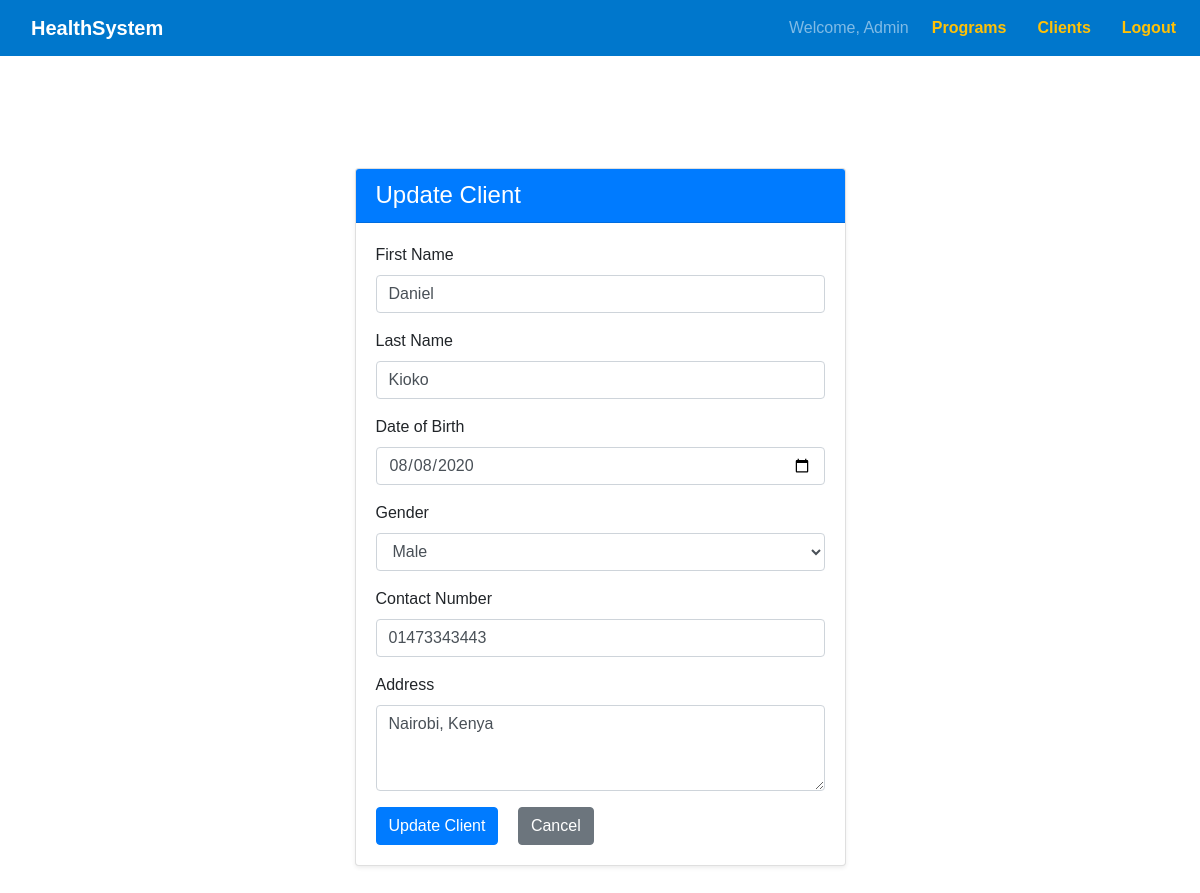
The app's page /clients/edit/2/ (signed in) with its own data.
### health/models.py (models this page shows, shortened)
class Client(models.Model):
    first_name = models.CharField(max_length=100)
    last_name = models.CharField(max_length=100)
    date_of_birth = models.DateField()
    gender_choices = [('M', 'Male'), ('F', 'Female'), ('O', 'Other')]
    gender = models.CharField(max_length=1, choices=gender_choices)
    contact_number = models.CharField(max_length=15, blank=True)
    address = models.TextField(blank=True)
    created_at = models.DateTimeField(auto_now_add=True)
    enrolled_programs = models.ManyToManyField(HealthProgram, blank=True)

### health/views.py (the view)
# urls.py: path('clients/edit/<int:client_id>/', views.edit_client, name='edit_client'),
@login_required
def edit_client(request, client_id):
    client = get_object_or_404(Client, id=client_id)
    if request.method == 'POST':
        form = ClientForm(request.POST, instance=client)
        if form.is_valid():
            form.save()
            return redirect('client_list')  # redirect to client list after successful update
    else:
        form = ClientForm(instance=client)
    return render(request, 'register_client.html', {'form': form, 'is_edit': True})

### health/forms.py
class ClientForm(forms.ModelForm):
    class Meta:
        model = Client
        fields = ['first_name', 'last_name', 'date_of_birth', 'gender', 'contact_number', 'address']
        widgets = {
            'first_name': forms.TextInput(attrs={'class': 'form-control'}),
            'last_name': forms.TextInput(attrs={'class': 'form-control'}),
            'date_of_birth': forms.DateInput(attrs={'class': 'form-control', 'type': 'date'}),
            'gender': forms.Select(attrs={'class': 'form-control'}),
            'contact_number': forms.TextInput(attrs={'class': 'form-control'}),
            'address': forms.Textarea(attrs={'class': 'form-control', 'rows': 3}),
        }

### health/templates/register_client.html (shortened to what this page needs)
{% extends 'base.html' %}
{% block content %}
<div class="container mt-5">
    <div class="row justify-content-center">
        <div class="col-md-8 col-lg-6">
            <div class="card shadow-sm">
                <div class="card-header bg-primary text-white">
                    {% if is_edit %}
                    <h4 class="mb-0">Update Client</h4>
                    {% else %}
                        <h4 class="mb-0">Register New Client</h4>
                    {% endif %}
                </div>
                <div class="card-body">
                    <form method="post">
                        <div class="mb-3">
                            <label for="id_first_name" class="form-label">First Name</label>
                            {{ form.first_name }}
                        </div>
                        <div class="mb-3">
                            <label for="id_last_name" class="form-label">Last Name</label>
                            {{ form.last_name }}
                        </div>
                        <div class="mb-3">
                            <label for="id_date_of_birth" class="form-label">Date of Birth</label>
                            {{ form.date_of_birth }}
                        </div>
                        <div class="mb-3">
                            <label for="id_gender" class="form-label">Gender</label>
                            {{ form.gender }}
                        </div>
                        <div class="mb-3">
                            <label for="id_contact_number" class="form-label">Contact Number</label>
                            {{ form.contact_number }}
                        </div>
                        <div class="mb-3">
                            <label for="id_address" class="form-label">Address</label>
                            {{ form.address }}
                        </div>
                        <div class="d-grid">
                            <button type="submit" class="btn btn-primary">
                                {% if is_edit %}
                                    Update Client
                                {% else %}
                                    Register Client
                                {% endif %}
                            </button>
                            <a href="{% url 'client_list' %}" class="btn btn-secondary">Cancel</a>
                        </div>
                    </form>
                </div>
            </div>
        </div>
    </div>
</div>
{% endblock %}

### health/templates/base.html (shortened to what this page needs)
<!DOCTYPE html>
<html lang="en">
<head>
    <link href="https://stackpath.bootstrapcdn.com/bootstrap/4.5.2/css/bootstrap.min.css" rel="stylesheet">
    <link href="https://cdnjs.cloudflare.com/ajax/libs/font-awesome/6.4.2/css/all.min.css" rel="stylesheet">
</head>
<body>
    <nav class="navbar navbar-expand-lg navbar-dark">
        <a class="navbar-brand" href="#">HealthSystem</a>
        <div class="collapse navbar-collapse" id="navbarNav">
            <ul class="navbar-nav ml-auto">
                {% if user.is_authenticated %}
                    <li class="nav-item">
                        <span class="navbar-text">Welcome, {{ user.username|title }}</span>
                    </li>
                    <li class="nav-item">
                        <a class="nav-link text-warning" href="{% url 'program_list' %}">Programs</a>
                    </li>
                    <li class="nav-item">
                        <a class="nav-link text-warning" href="{% url "client_list" %}">Clients</a>
                    </li>
                    <li class="nav-item">
                        <a class="nav-link text-warning" href="{% url 'logout' %}">Logout</a>
                    </li>
                {% else %}
                    <li class="nav-item">
                        <a class="nav-link text-warning" href="{% url 'login' %}">Login</a>
                    </li>
                {% endif %}
            </ul>
        </div>
    </nav>
    <div class="container">
        {% block content %}{% endblock %}
    </div>
</body>
</html>

### health/templates/base.html (style rules this page uses)
body { font-family: Arial, sans-serif; margin: 0; }
.navbar { background-color: #0077cc; }
a { color: white; margin-left: 15px; text-decoration: none; font-weight: bold; }
.container { padding: 2em; }

### records on screen
Client: first_name "Daniel", last_name "Kioko", date_of_birth "08/08/2020", gender "Male", contact_number "01473343443", address "Nairobi, Kenya"

### other values on screen
{{ user.username|title }} "Admin"
